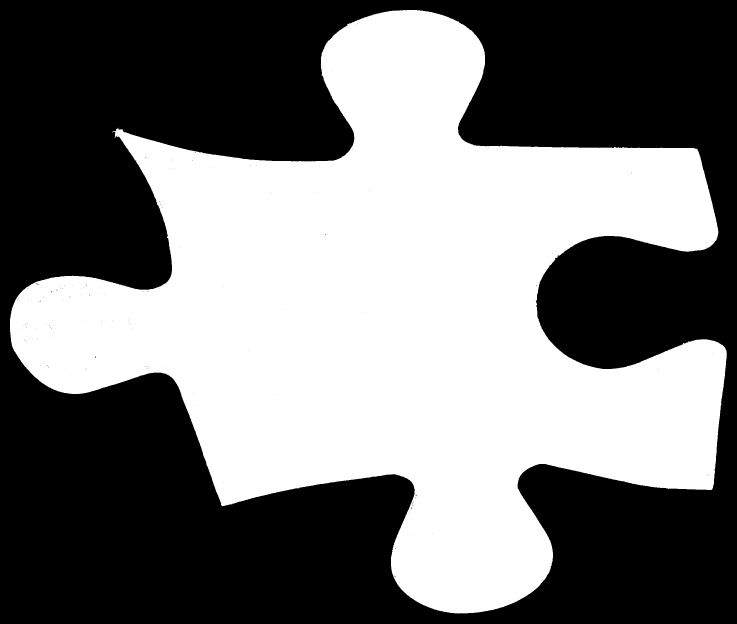
#> input picture TheoRandomWork/images/output_00.png, 2211 x 1871 px, given in place of output_4.png, which was not available (shown at 1/3 size)
$ python image_merge_test.py
#> lines starting #> are read from the running program, lines starting #| are printed output that depends on the picture; after the words box and inside, x2 and y2 are one past the last pixel; in counts of white or black regions, pixels touching at a corner belong together; pictures that were not available may be replaced by others from this repository, and a replacement may not be noted
import cv2
import numpy as np
import matplotlib.pyplot as plt

def load_piece(path):
    """Load image and ensure alpha channel. Black pixels → alpha 0."""
    img = cv2.imread(path, cv2.IMREAD_UNCHANGED)
    if img is None:
        raise FileNotFoundError(f"Image not found: {path}")

    # If grayscale, convert to BGR
    if len(img.shape) == 2:
        img = cv2.cvtColor(img, cv2.COLOR_GRAY2BGR)

    # If no alpha channel, add one
    if img.shape[2] == 3:
        alpha = np.ones(img.shape[:2], dtype=np.uint8) * 255
        img = np.dstack([img, alpha])

    # Make black pixels transparent
    black_mask = np.all(img[:, :, :3] == 0, axis=2)
    img[black_mask, 3] = 0
    return img


def estimate_offset(pieceA, pieceB, max_features=500, top_matches=50):
    """
    Estimate translation offset of pieceB relative to pieceA using ORB features.
    Returns (dx, dy) integer offset.
    """
    grayA = cv2.cvtColor(pieceA[:, :, :3], cv2.COLOR_BGR2GRAY)
    grayB = cv2.cvtColor(pieceB[:, :, :3], cv2.COLOR_BGR2GRAY)

    # Detect ORB keypoints and descriptors
    orb = cv2.ORB_create(max_features)
    kpA, desA = orb.detectAndCompute(grayA, None)
    kpB, desB = orb.detectAndCompute(grayB, None)

    # If descriptors are None (no features), fallback
    if desA is None or desB is None:
        return 0, 0

    # Match descriptors
    bf = cv2.BFMatcher(cv2.NORM_HAMMING, crossCheck=True)
    matches = bf.match(desA, desB)
    if not matches:
        return 0, 0

    # Take top matches
    matches = sorted(matches, key=lambda x: x.distance)[:top_matches]

    # Compute median translation
    offsets = []
    for m in matches:
        ptA = np.array(kpA[m.queryIdx].pt)
        ptB = np.array(kpB[m.trainIdx].pt)
        offsets.append(ptA - ptB)
    offsets = np.array(offsets)
    dx, dy = np.median(offsets, axis=0)
    return int(dx), int(dy)


def merge_pieces(pieceA, pieceB):
    """
    Merge two pieces using feature-based alignment and alpha blending.
    """
    hA, wA = pieceA.shape[:2]
    hB, wB = pieceB.shape[:2]

    # Estimate translation
    dx, dy = estimate_offset(pieceA, pieceB)

    # Compute canvas size
    x_min = min(0, dx)
    y_min = min(0, dy)
    x_max = max(wA, dx + wB)
    y_max = max(hA, dy + hB)
    canvas_w = x_max - x_min
    canvas_h = y_max - y_min

    canvas = np.zeros((canvas_h, canvas_w, 4), dtype=np.float32)

    # Place pieceA
    offsetA_x = -x_min
    offsetA_y = -y_min
    canvas[offsetA_y:offsetA_y+hA, offsetA_x:offsetA_x+wA] = pieceA.astype(np.float32)

    # Place pieceB
    offsetB_x = offsetA_x + dx
    offsetB_y = offsetA_y + dy

    alphaA = canvas[offsetB_y:offsetB_y+hB, offsetB_x:offsetB_x+wB, 3] / 255.0
    alphaB = pieceB[:, :, 3] / 255.0
    combined_alpha = alphaB + alphaA * (1 - alphaB)
    combined_alpha = np.clip(combined_alpha, 1e-6, 1.0)  # avoid divide by zero

    for c in range(3):
        canvas[offsetB_y:offsetB_y+hB, offsetB_x:offsetB_x+wB, c] = (
            pieceB[:, :, c] * alphaB + canvas[offsetB_y:offsetB_y+hB, offsetB_x:offsetB_x+wB, c] * alphaA * (1 - alphaB)
        ) / combined_alpha

    canvas[offsetB_y:offsetB_y+hB, offsetB_x:offsetB_x+wB, 3] = combined_alpha * 255

    return canvas.astype(np.uint8)


def main():
    pieceA = load_piece("images/output_4.png")
#> in load_piece, `img = cv2.imread(path, cv2.IMREAD_UNCHANGED)`: img: shape (1871, 2211); 46.3% white; 1 white region, box (x1, y1, x2, y2) and area: (30, 30, 2181, 1841) 1914725
#> in load_piece, img is the input picture: shape (1871, 2211, 3); 46.3% white; 1 white region, box (x1, y1, x2, y2) and area: (30, 30, 2181, 1841) 1914725
    pieceB = load_piece("images/output_26.png")
#> call 2 of load_piece, with path = 'images/output_26.png'
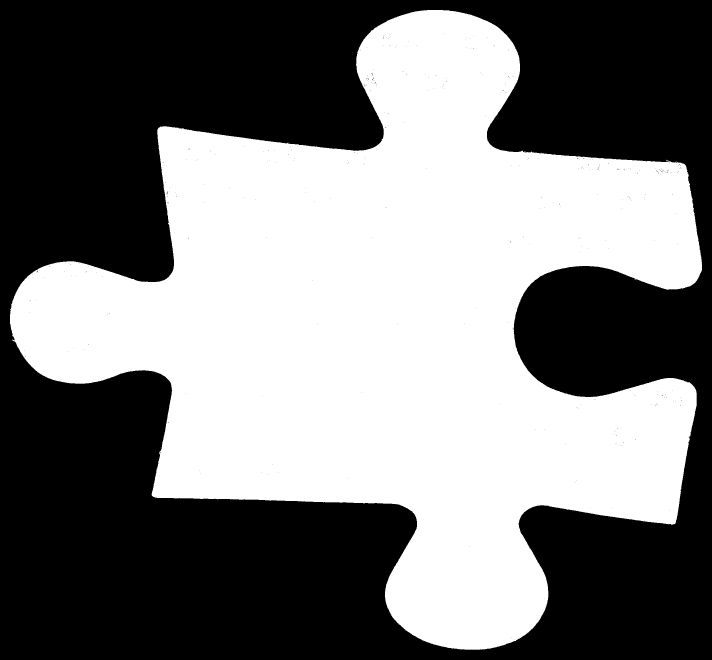
#> input picture TheoRandomWork/images/output_26.png, 2136 x 1979 px (shown at 1/3 size)
#> in load_piece (call 2), `img = cv2.imread(path, cv2.IMREAD_UNCHANGED)`: img: shape (1979, 2136); 47.2% white; 1 white region, box (x1, y1, x2, y2) and area: (30, 30, 2106, 1949) 1996405
#> in load_piece, img is the input picture: shape (1979, 2136, 3); 47.2% white; 1 white region, box (x1, y1, x2, y2) and area: (30, 30, 2106, 1949) 1996405

    merged = merge_pieces(pieceA, pieceB)
#> in estimate_offset, `kpA, desA = orb.detectAndCompute(grayA, None)`: kpA = 500 keypoints; strongest (x, y, size): (351, 386, 31), (343, 397, 37.2), (346, 391, 37.2), (348, 407, 37.2)
#> in estimate_offset, `kpB, desB = orb.detectAndCompute(grayB, None)`: kpB = 509 keypoints; strongest (x, y, size): (42, 1018, 37.2), (1904, 836, 31), (38, 1022, 31), (1570, 455, 37.2)
#> in estimate_offset, `matches = bf.match(desA, desB)`: matches = 108 matches
#> in estimate_offset, `matches = sorted(matches, key=lambda x: x.distance)[:top_matches]`: matches = 50 matches
#> the loop in estimate_offset, `for m in matches:` made 50 passes
#> (ptA, ptB) on passes 1 to 12: ([974.6, 701.6], [1530.3, 723.7]), ([632, 970.4], [1157.1, 619.6]), ([500.2, 711.7], [2068.4, 551.2]), ([1523, 438], [912, 1504]), ([546, 1192], [1554, 163]), ([2086.8, 1467.6], [912, 1503.6]), ([1430, 1837], [518, 753]), ([2133.7, 1466], [2023.5, 1569]), ([1230.2, 1445.2], [1555.7, 1573.6]), ([1375.9, 397.7], [1461.9, 415.6]), ([625, 1407], [1189, 51]), ([1433, 1837], [973.2, 1506])
#> after the loop in estimate_offset, `for m in matches:`: offsets = 50 pairs, first value -1672.4 to 1610.1, second value -1798 to 1356
#> in estimate_offset, `dx, dy = np.median(offsets, axis=0)`: dx = 51.9; dy = -80.78
#> in merge_pieces, `dx, dy = estimate_offset(pieceA, pieceB)`: dx = 51; dy = -80
#> in merge_pieces, `x_min = min(0, dx)`: x_min = 0
#> in merge_pieces, `y_min = min(0, dy)`: y_min = -80
#> in merge_pieces, `x_max = max(wA, dx + wB)`: x_max = 2211
#> in merge_pieces, `y_max = max(hA, dy + hB)`: y_max = 1899
#> in merge_pieces, `canvas_w = x_max - x_min`: canvas_w = 2211
#> in merge_pieces, `canvas_h = y_max - y_min`: canvas_h = 1979
#> in merge_pieces, `offsetA_x = -x_min`: offsetA_x = 0
#> in merge_pieces, `offsetA_y = -y_min`: offsetA_y = 80
#> in merge_pieces, `canvas[offsetA_y:offsetA_y+hA, offsetA_x:offsetA_x+wA] = pieceA.astype..`:
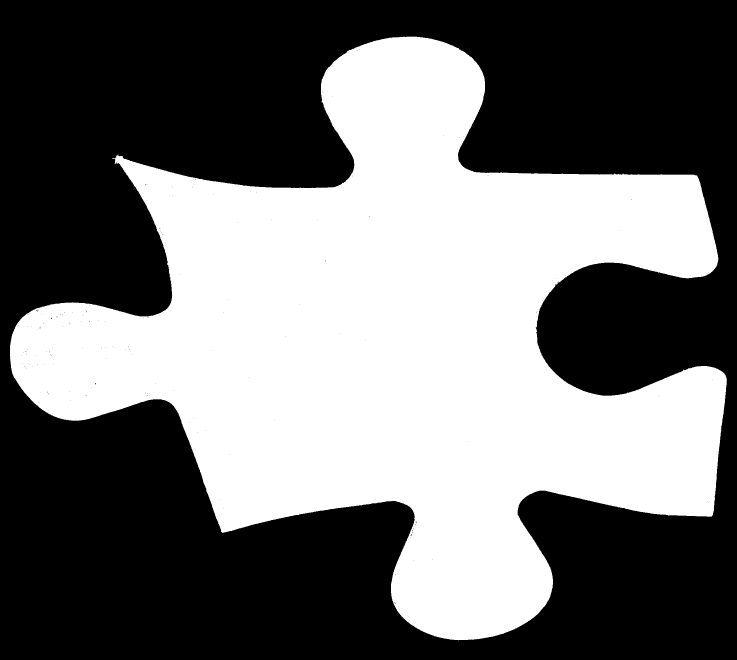
#> canvas: shape (1979, 2211, 4) float32 (shown at 1/3 size); mean B, G, R, A 112, 112, 112, 112
#> in merge_pieces, `offsetB_x = offsetA_x + dx`: offsetB_x = 51
#> in merge_pieces, `offsetB_y = offsetA_y + dy`: offsetB_y = 0
#> in merge_pieces, `alphaA = canvas[offsetB_y:offsetB_y+hB, offsetB_x:offsetB_x+wB, 3] / 2..`:
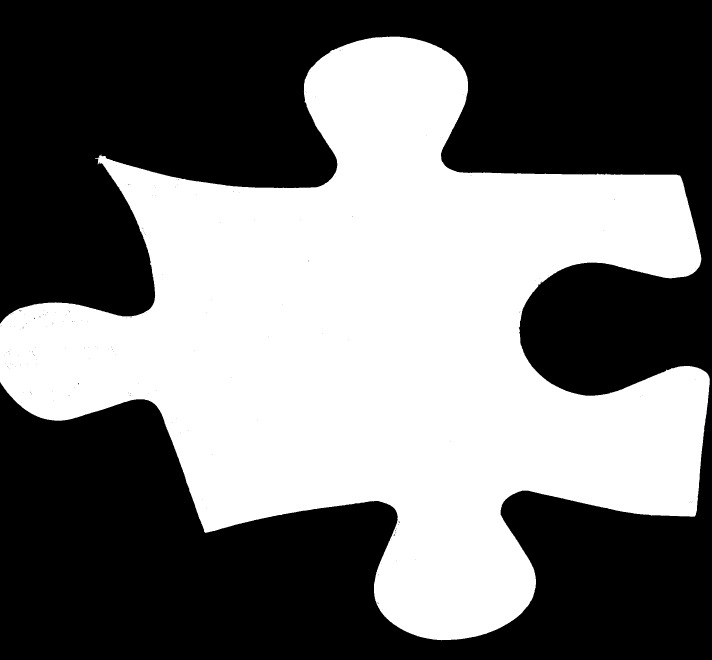
#> alphaA: shape (1979, 2136) float32 (shown at 1/3 size); values 0 (black) and 1 (white), 45.2% white; 1 white region, box (x1, y1, x2, y2) and area: (0, 110, 2130, 1921) 1912093
#> in merge_pieces, `combined_alpha = alphaB + alphaA * (1 - alphaB)`:
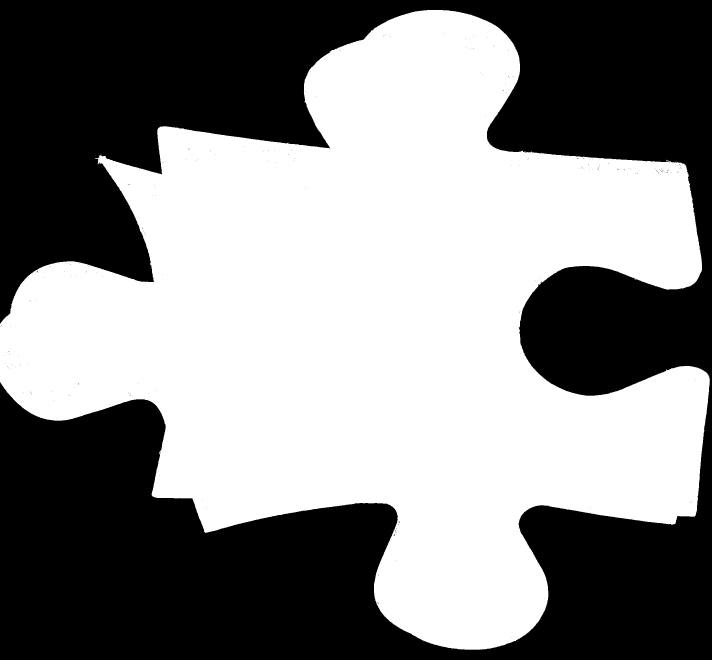
#> combined_alpha: shape (1979, 2136) float64 (shown at 1/3 size); values 0 (black) and 1 (white), 52.4% white; 235 black regions (234 under 20 px), largest, box (x1, y1, x2, y2) and area: (0, 0, 2136, 1979) 2012000
#> after the loop in merge_pieces, `for c in range(3):`:
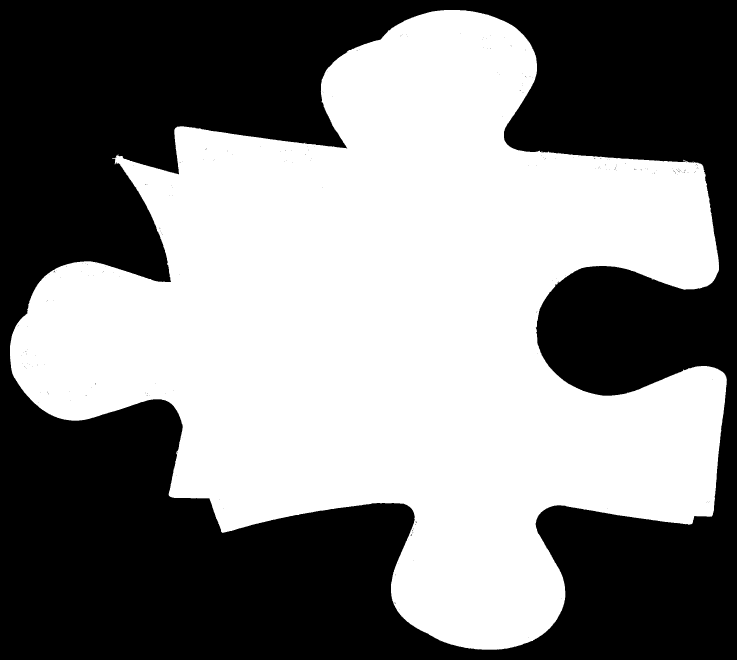
#> canvas: shape (1979, 2211, 4) float32 (shown at 1/3 size); mean B, G, R, A 129.7, 129.7, 129.7, 112

    # Convert BGRA → RGBA for matplotlib
    merged_rgb = cv2.cvtColor(merged, cv2.COLOR_BGRA2RGBA)
    plt.figure(figsize=(20, 20))
    plt.imshow(merged_rgb)
    plt.axis("off")
    plt.title("Merged Puzzle Pieces (Feature-based)")
    plt.show()


if __name__ == "__main__":
    main()
